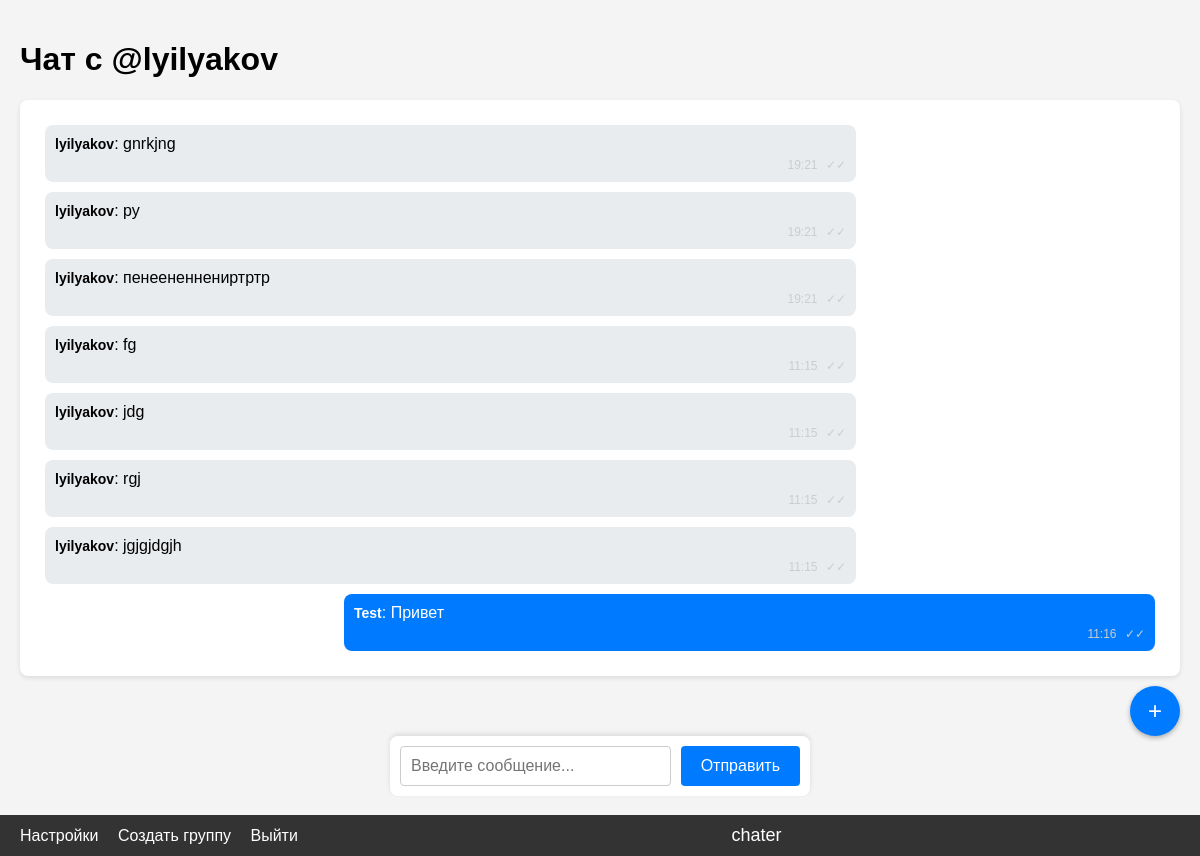
The app's page /chat/1 (signed in) with its own data.
### app.py (models this page shows, shortened)
class User(UserMixin, db.Model):
    id = db.Column(db.Integer, primary_key=True)
    username = db.Column(db.String(80), unique=True, nullable=False)
    password_hash = db.Column(db.String(128), nullable=False)
    avatar = db.Column(db.String(100), nullable=True)
    direct_messages_as_user1 = db.relationship('DirectMessage', foreign_keys='DirectMessage.user1_id', backref='user1')
    direct_messages_as_user2 = db.relationship('DirectMessage', foreign_keys='DirectMessage.user2_id', backref='user2')
    groups = db.relationship('Group', secondary='group_members', backref='members')
    sent_messages = db.relationship('Message', backref='sender')

class Message(db.Model):
    id = db.Column(db.Integer, primary_key=True)
    conversation_id = db.Column(db.Integer, db.ForeignKey('conversations.id'), nullable=False)
    sender_id = db.Column(db.Integer, db.ForeignKey('user.id'), nullable=False)
    text = db.Column(db.Text, nullable=False)
    timestamp = db.Column(db.DateTime, default=datetime.utcnow)

### app.py (the view)
@app.route('/chat/<int:conversation_id>')
@login_required
def chat(conversation_id):
    conversation = db.session.get(Conversation, conversation_id) or abort(404)
    if isinstance(conversation, DirectMessage):
        if current_user not in [conversation.user1, conversation.user2]:
            logger.warning(f'Пользователь {current_user.username} пытался открыть недоступную беседу {conversation_id}')
            abort(403)
    elif isinstance(conversation, Group):
        if current_user not in conversation.members:
            logger.warning(f'Пользователь {current_user.username} пытался открыть недоступную группу {conversation_id}')
            abort(403)
    messages = conversation.messages.order_by(Message.timestamp.asc()).all()
    logger.info(f'Пользователь {current_user.username} открыл чат {conversation_id} с {len(messages)} сообщениями')
    return render_template('chat.html', conversation=conversation, messages=messages)

### app.py (called while the page is built)
@login_manager.user_loader
def load_user(user_id):
    return db.session.get(User, int(user_id))

### templates/chat.html (shortened to what this page needs)
{% extends "base.html" %}
{% block content %}
    <h1>
        {% if conversation.type == 'direct' %}
            Чат с @{{ conversation.user1.username if conversation.user1 != current_user else conversation.user2.username }}
        {% else %}
            {{ conversation.name }}
            {% if conversation.creator == current_user %}
                <a href="{{ url_for('add_members', group_id=conversation.id) }}">Добавить участников</a>
            {% endif %}
        {% endif %}
    </h1>
    <div id="messages">
        {% for message in messages %}
            <div class="message {% if message.sender_id == current_user.id %}sent{% else %}received{% endif %}" data-message-id="{{ message.id }}">
                <strong>{{ message.sender.username }}</strong>: {{ message.text }} <br>
                <small>{{ message.timestamp.strftime('%H:%M') }} <span class="status">✓✓</span></small>
            </div>
        {% endfor %}
    </div>
    <form id="chat-form" onsubmit="return false;">
        <input type="text" id="message-input" placeholder="Введите сообщение..." autocomplete="off" required>
        <input type="submit" value="Отправить">
    </form>
{% endblock %}

### static/css/style.css (style rules this page uses)
body { font-family: Arial, sans-serif; margin: 0; padding: 20px; padding-bottom: 100px; background-color: #f4f4f4; }
form { max-width: 400px; margin: 0 auto; background-color: white; padding: 20px; border-radius: 8px; box-shadow: 0 2px 5px rgba(0,0,0,0.1); }
form input[type="text"], form input[type="password"], form select { width: 100%; padding: 8px; box-sizing: border-box; border: 1px solid #ccc; border-radius: 4px; }
form input[type="submit"] { background-color: #333; color: white; padding: 10px 20px; border: none; border-radius: 4px; cursor: pointer; }
#messages { max-height: calc(100vh - 200px); overflow-y: auto; margin-bottom: 80px; background-color: white; padding: 15px; border-radius: 8px; box-shadow: 0 2px 5px rgba(0,0,0,0.1); min-height: 100px; }
.message { margin: 10px 0; padding: 10px; border-radius: 8px; max-width: 70%; position: relative; word-wrap: break-word; }
.message.sent { background-color: #007bff; color: white; margin-left: auto; margin-right: 10px; }
.message.received { background-color: #e9ecef; color: black; margin-right: auto; margin-left: 10px; }
.message strong { font-size: 14px; }
.message small { font-size: 12px; color: #ccc; display: block; margin-top: 5px; text-align: right; }
.message .status { color: #ccc; margin-left: 5px; }
#chat-form { position: fixed; bottom: 60px; left: 20px; right: 20px; display: flex; background-color: white; padding: 10px; border-radius: 8px; box-shadow: 0 -2px 5px rgba(0,0,0,0.1); z-index: 1000; }
#chat-form input[type="text"] { flex-grow: 1; margin-right: 10px; padding: 10px; border: 1px solid #ccc; border-radius: 4px; font-size: 16px; }
#chat-form input[type="submit"] { background-color: #007bff; color: white; padding: 10px 20px; border: none; border-radius: 4px; cursor: pointer; font-size: 16px; }

### records on screen
User: user1 "lyilyakov"
Message: sender.username "lyilyakov", text "gnrkjng", timestamp "19:21"
Message: sender.username "lyilyakov", text "ру", timestamp "19:21"
Message: sender.username "lyilyakov", text "пенеененнениртртр", timestamp "19:21"
Message: sender.username "lyilyakov", text "fg", timestamp "11:15"
Message: sender.username "lyilyakov", text "jdg", timestamp "11:15"
Message: sender.username "lyilyakov", text "rgj", timestamp "11:15"
Message: sender.username "lyilyakov", text "jgjgjdgjh", timestamp "11:15"
Message: sender.username "Test", text "Привет", timestamp "11:16"
